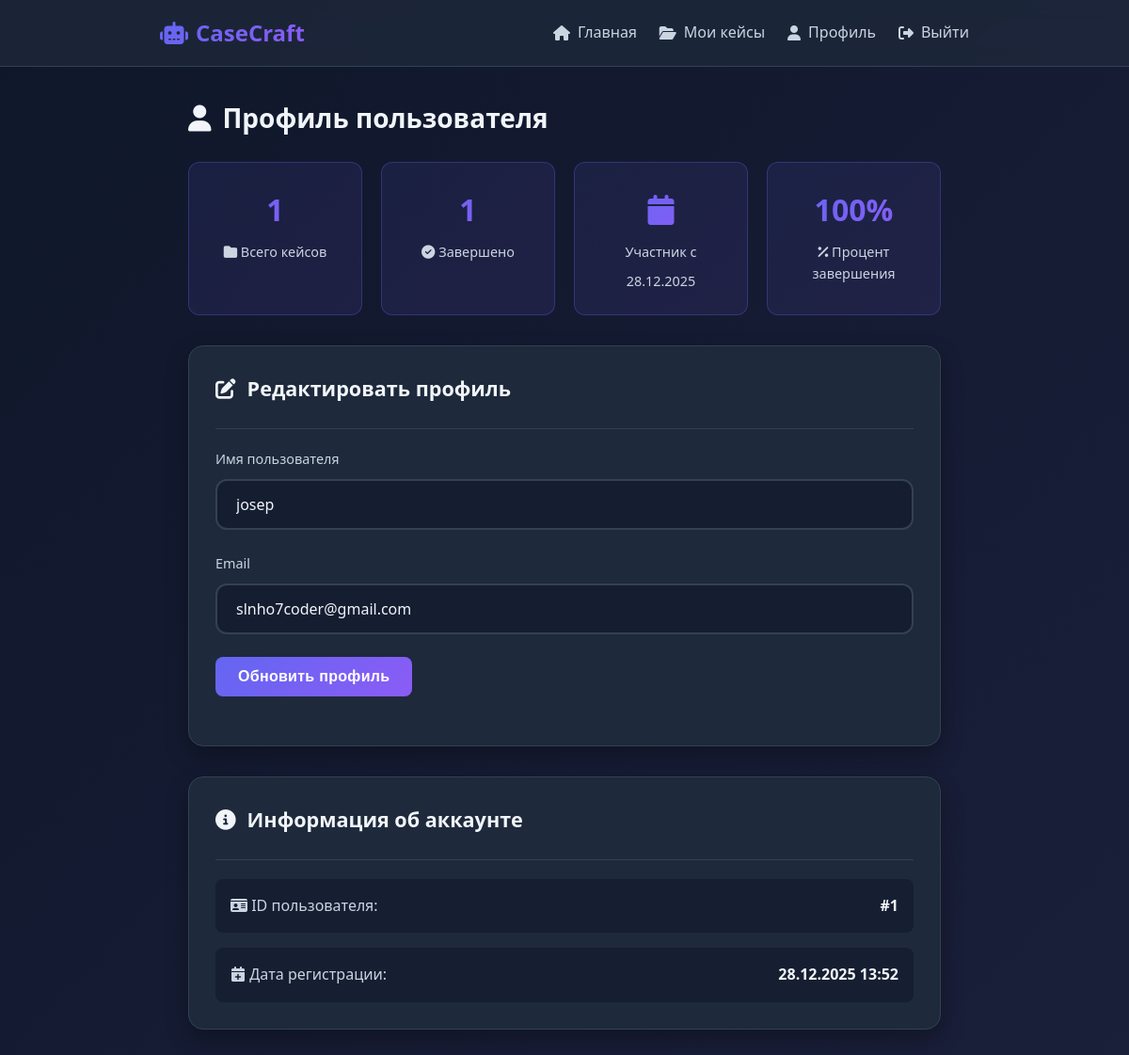
The app's page /profile (signed in) with its own data.
### models.py (models this page shows, shortened)
class User(UserMixin, db.Model):
    id = db.Column(db.Integer, primary_key=True)
    username = db.Column(db.String(80), unique=True, nullable=False)
    email = db.Column(db.String(120), unique=True, nullable=False)
    password_hash = db.Column(db.String(255), nullable=False)
    created_at = db.Column(db.DateTime, default=datetime.utcnow)
    cases = db.relationship('Case', backref='user', lazy=True, cascade='all, delete-orphan')

### app.py (the view)
@app.route('/profile')
@login_required
def profile():
    form = ProfileEditForm(obj=current_user)
    user_stats = {
        'total_cases': Case.query.filter_by(user_id=current_user.id).count(),
        'completed_cases': Case.query.filter_by(user_id=current_user.id, status='completed').count(),
        'member_since': current_user.created_at.strftime('%d.%m.%Y')
    }
    return render_template('profile.html', form=form, stats=user_stats)

### forms.py
class ProfileEditForm(FlaskForm):
    username = StringField('Имя пользователя', validators=[
        DataRequired(),
        Length(min=3, max=20)
    ])
    email = StringField('Email', validators=[DataRequired(), Email()])
    submit = SubmitField('Обновить профиль')

### app.py (called while the page is built)
@login_manager.user_loader
def load_user(user_id):
    return User.query.get(int(user_id))

### templates/profile.html (shortened to what this page needs)
{% extends "base.html" %}
{% block content %}
<div class="fade-in">
    <h1 style="margin-bottom: 1.5rem; display: flex; align-items: center; gap: 0.75rem; font-size: 1.75rem;">
        <i class="fas fa-user"></i>
        Профиль пользователя
    </h1>
    <div class="stats-grid" style="margin-bottom: 2rem;">
        <div class="stat-card">
            <div class="stat-value">{{ stats.total_cases }}</div>
            <div class="stat-label">
                <i class="fas fa-folder"></i>
                Всего кейсов
            </div>
        </div>
        <div class="stat-card">
            <div class="stat-value">{{ stats.completed_cases }}</div>
            <div class="stat-label">
                <i class="fas fa-check-circle"></i>
                Завершено
            </div>
        </div>
        <div class="stat-card">
            <div class="stat-value">
                <i class="fas fa-calendar"></i>
            </div>
            <div class="stat-label">Участник с</div>
            <div style="margin-top: 0.5rem; font-size: 0.9rem; color: var(--text-secondary);">
                {{ stats.member_since }}
            </div>
        </div>
        <div class="stat-card">
            <div class="stat-value">
                {% if stats.total_cases > 0 %}
                    {{ "%.0f"|format((stats.completed_cases / stats.total_cases * 100)) }}%
                {% else %}
                    0%
                {% endif %}
            </div>
            <div class="stat-label">
                <i class="fas fa-percentage"></i>
                Процент завершения
            </div>
        </div>
    </div>
    <div class="card">
        <div class="card-header">
            <h2 class="card-title">
                <i class="fas fa-edit"></i>
                Редактировать профиль
            </h2>
        </div>
        <form method="POST" action="{{ url_for('edit_profile') }}">
            <div class="form-group">
                {{ form.username.label(class="form-label") }}
                {{ form.username(class="form-control") }}
            </div>
            <div class="form-group">
                {{ form.email.label(class="form-label") }}
                {{ form.email(class="form-control", type="email") }}
            </div>
            <div class="form-group">
                {{ form.submit(class="btn btn-primary") }}
            </div>
        </form>
    </div>
    <div class="card" style="margin-top: 2rem;">
        <div class="card-header">
            <h2 class="card-title">
                <i class="fas fa-info-circle"></i>
                Информация об аккаунте
            </h2>
        </div>
        <div style="display: grid; gap: 1rem;">
            <div style="display: flex; justify-content: space-between; padding: 1rem; background: rgba(15, 23, 42, 0.5); border-radius: 8px;">
                <span style="color: var(--text-secondary);">
                    <i class="fas fa-id-card"></i> ID пользователя:
                </span>
                <span style="font-weight: 600;">#{{ current_user.id }}</span>
            </div>
            <div style="display: flex; justify-content: space-between; padding: 1rem; background: rgba(15, 23, 42, 0.5); border-radius: 8px;">
                <span style="color: var(--text-secondary);">
                    <i class="fas fa-calendar-plus"></i> Дата регистрации:
                </span>
                <span style="font-weight: 600;">{{ current_user.created_at.strftime('%d.%m.%Y %H:%M') }}</span>
            </div>
        </div>
    </div>
</div>
{% endblock %}

### static/css/style.css (style rules this page uses)
:root { --primary-color: #6366f1; --primary-dark: #4f46e5; --primary-light: #818cf8; --secondary-color: #8b5cf6; --accent-color: #ec4899; --bg-dark: #0f172a; --bg-card: #1e293b; --bg-hover: #334155; --text-primary: #f1f5f9; --text-secondary: #cbd5e1; --text-muted: #94a3b8; --success: #10b981; --warning: #f59e0b; --error: #ef4444; --border-color: #334155; --shadow: 0 10px 25px rgba(0, 0, 0, 0.3); --shadow-lg: 0 20px 40px rgba(0, 0, 0, 0.4); }
* { margin: 0; padding: 0; box-sizing: border-box; }
body { font-family: 'Segoe UI', Tahoma, Geneva, Verdana, sans-serif; background: linear-gradient(135deg, var(--bg-dark) 0%, #1a1f3a 100%); color: var(--text-primary); min-height: 100vh; line-height: 1.6; }
.btn { padding: 0.75rem 1.5rem; border: none; border-radius: 8px; font-size: 1rem; cursor: pointer; transition: all 0.3s; text-decoration: none; display: inline-flex; align-items: center; gap: 0.5rem; font-weight: 500; }
.btn-primary { background: linear-gradient(135deg, var(--primary-color), var(--secondary-color)); color: white; border: none; font-weight: 600; letter-spacing: 0.3px; }
.card { background: var(--bg-card); border-radius: 16px; padding: 1.75rem; box-shadow: var(--shadow); border: 1px solid var(--border-color); transition: transform 0.3s, box-shadow 0.3s; max-width: 100%; }
.card-header { margin-bottom: 1.25rem; padding-bottom: 1rem; border-bottom: 1px solid var(--border-color); }
.card-title { font-size: 1.35rem; font-weight: 600; margin-bottom: 0.5rem; display: flex; align-items: center; gap: 0.75rem; }
.form-group { margin-bottom: 1.5rem; }
.form-label { display: block; margin-bottom: 0.5rem; color: var(--text-secondary); font-weight: 500; }
.form-control { width: 100%; padding: 0.875rem 1.25rem; background: rgba(15, 23, 42, 0.6); border: 2px solid var(--border-color); border-radius: 12px; color: var(--text-primary); font-size: 1rem; transition: all 0.3s ease; font-family: inherit; }
.form-control::placeholder { color: var(--text-muted); }
.stats-grid { display: grid; grid-template-columns: repeat(auto-fit, minmax(180px, 1fr)); gap: 1.25rem; margin-bottom: 2rem; max-width: 100%; }
.stat-card { background: linear-gradient(135deg, rgba(99, 102, 241, 0.1), rgba(139, 92, 246, 0.1)); border: 1px solid rgba(99, 102, 241, 0.3); border-radius: 12px; padding: 1.5rem; text-align: center; }
.stat-value { font-size: 2rem; font-weight: bold; background: linear-gradient(135deg, var(--primary-color), var(--secondary-color)); -webkit-background-clip: text; -webkit-text-fill-color: transparent; background-clip: text; }
.stat-label { color: var(--text-secondary); font-size: 0.9rem; margin-top: 0.5rem; }
.fade-in { animation: fadeIn 0.5s ease-out; }
.form-group { position: relative; }
.form-label { display: block; margin-bottom: 0.625rem; color: var(--text-secondary); font-weight: 500; font-size: 0.9rem; }

### records on screen
User: username "josep", email "slnho7coder@gmail.com", id "1", created_at "28.12.2025 13:52"

### other values on screen
{{ stats.total_cases }} "1"
{{ stats.completed_cases }} "1"
{{ stats.member_since }} "28.12.2025"
{{ "%.0f"|format((stats.completed_cases / stats.total_cases * 100)) }} "100"
